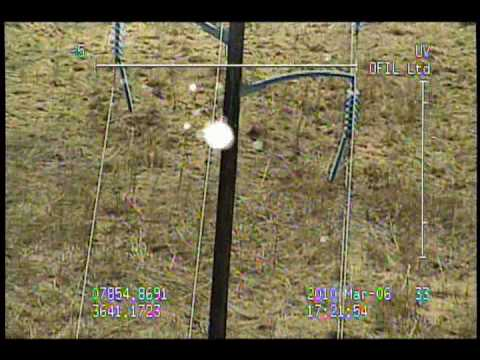
#> input picture PrototypeUV/images/corona-7.jpg, 480 x 360 px
$ python prototypeUV.py   (Python 2 division)   (older library calls are emulated)
#> lines starting #> are read from the running program, lines starting #| are printed output that depends on the picture; after the words box and inside, x2 and y2 are one past the last pixel; in counts of white or black regions, pixels touching at a corner belong together
import cv2
import numpy as np


def nothing(x):
    pass


def ContourMethod(image):
    _, contours, hierarchy = cv2.findContours(image, cv2.RETR_TREE, cv2.CHAIN_APPROX_NONE)
    cnt = contours
    big_contour = []
    max = 0
    for i in cnt:
        area = cv2.contourArea(i)  # --- find the contour having biggest area ---
        if (area > max):
            max = area
            big_contour = i
    return big_contour


imgPath = 'images/corona-7.jpg'

# Criando Janela
windowImg = 'Imagem Original'
cv2.namedWindow(windowImg)

# cria trackbar na janela windowImg
cv2.createTrackbar('dp', windowImg, 2, 1000, nothing)
cv2.createTrackbar('minDist', windowImg, 40, 1000, nothing)
cv2.createTrackbar('param_1', windowImg, 1000, 10000, nothing)
cv2.createTrackbar('param_2', windowImg, 20, 1000, nothing)

# lendo a imagem
img = cv2.imread(imgPath)
#> img is the input picture: shape (360, 480, 3); mean B, G, R 76.6, 106.3, 114.8
imgGray = cv2.cvtColor(img, cv2.COLOR_BGR2GRAY)
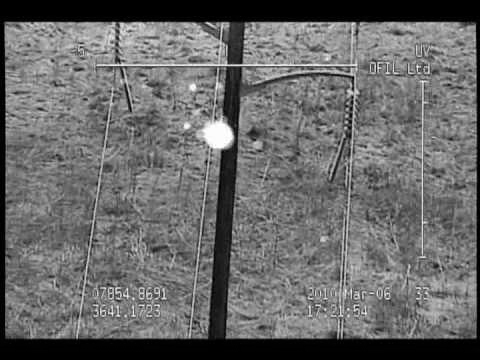
#> imgGray: shape (360, 480); min 0, max 255, mean 105.5
cv2.imshow(windowImg, img)

# img2 = cv2.GaussianBlur(imgGray, (5, 5), 5)
img2 = cv2.bilateralFilter(imgGray, 15, 75, 75)
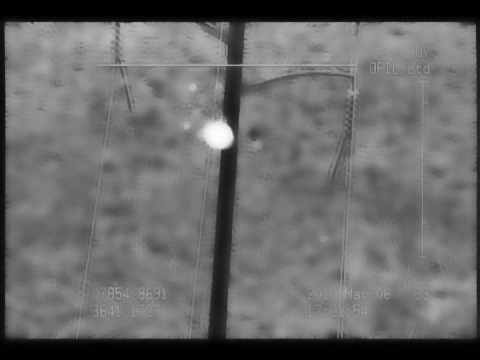
#> img2: shape (360, 480); min 0, max 252, mean 105.5
# cv2.imshow('Bilateral Filter', img2)

# imagem filtrada
retval, threshold = cv2.threshold(img2, 220, 255, cv2.THRESH_BINARY)
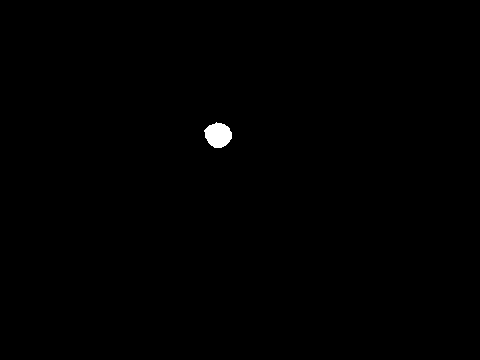
#> threshold: shape (360, 480); 0.31% white; 1 white region
# cv2.imshow('binary', threshold)

# CONTOUR METHOD
big_contour = ContourMethod(threshold)
#> in ContourMethod, `_, contours, hierarchy = cv2.findContours(image, cv2.RETR_TREE, cv2.CH..`: contours = 1 contour; box (x1, y1, x2, y2) and area: (204, 122, 232, 148) 494
#> in ContourMethod, `cnt = contours`: cnt has the same summary as contours
#> the loop in ContourMethod, `for i in cnt:` made 1 pass
#> (area, max) on pass 1: (493.5, 493.5)
#> after the loop in ContourMethod, `for i in cnt:`: big_contour = contour of 71 points, box (x1, y1, x2, y2) (204, 122, 232, 148), area 494; max = 493.5
final = cv2.drawContours(img, big_contour, -1, (0, 255, 0), 3)
cv2.imshow('Contour Method Result', final)

# CONNECTED COMPONENTS METHOD
num_labels, labels, stats, centroids = cv2.connectedComponentsWithStats(threshold, 8, cv2.CV_32S)
#> labels: shape (360, 480) int32; values 0 (black) and 1 (white), 0.31% white; 1 white region, box (x1, y1, x2, y2) and area: (204, 122, 232, 148) 530
#> num_labels = 2; stats = [[0, 0, 480, 360, 172270], [204, 122, 28, 26, 530]]; centroids = [[239.6, 179.6], [217.8, 134.7]]
# Get the results
# The first cell is the number of labels
print 'Num labels: ' + str(num_labels)
#| Num labels: 2
for i in range(0, num_labels):
    cv2.imshow('Deteccao' + str(i), labels[i])
    print 'Deteccao: ' + str(i)
    print 'Area: ' + str(stats[i, cv2.CC_STAT_AREA])
#> this loop made 2 passes
#| Area: 172270
#| Area: 530

while True:
    cimg = cv2.imread(imgPath)
    dp = cv2.getTrackbarPos('dp', windowImg);
#> dp = 2
    minDist = cv2.getTrackbarPos('minDist', windowImg);
#> minDist = 40
    param1 = cv2.getTrackbarPos('param_1', windowImg);
#> param1 = 1000
    param2 = cv2.getTrackbarPos('param_2', windowImg);
#> param2 = 20
    circles = None
    print 'PROCESSA'
    print 'dp' + str(dp)
#| dp2
    print 'minDist ' + str(minDist)
#| minDist 40
    print 'param1 ' + str(param1)
#| param1 1000
    print 'param2 ' + str(param2)
#| param2 20

    canny = cv2.Canny(threshold, param1 / 2, param1)
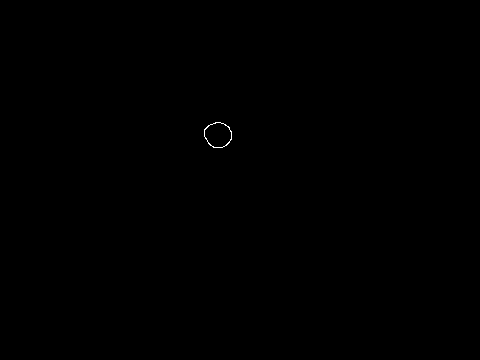
#> canny: shape (360, 480); 0.05% white in thin lines or dots, all inside (x1, y1, x2, y2) = (204, 122, 232, 148)
    # cv2.imshow('Canny', canny)

    circles = cv2.HoughCircles(canny, cv2.HOUGH_GRADIENT, dp, minDist, param1=param1, param2=param2, minRadius=0,
                               maxRadius=30)
#> circles = [[217, 133, 12.6]]
    # circles = cv2.HoughCircles(img2, cv2.HOUGH_GRADIENT, dp, minDist, param1=param1, param2=param2, minRadius=0, maxRadius=30)
    print 'DESENHA'
    if circles is not None:
        circles = np.uint16(np.around(circles))
#> circles = [[217, 133, 13]]
        print 'Deteccoes: ' + str(circles.size / 3)
#| Deteccoes: 1
        for i in circles[0, :]:
            cv2.circle(cimg, (i[0], i[1]), i[2], (0, 255, 0), 2)
#> this loop made 1 pass
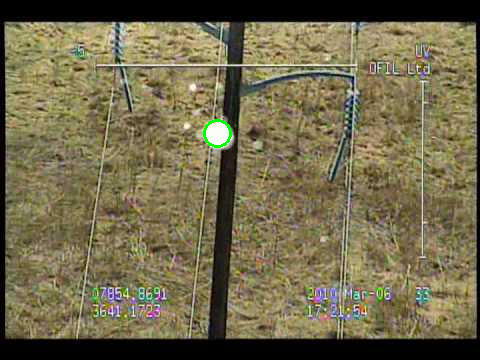
#> cimg: shape (360, 480, 3); 0.13% of pixels changed, all inside (x1, y1, x2, y2) = (203, 119, 232, 148)
    # cv2.circle(cimg, (30, 30), 30, (0, 255, 0), 2)
    cv2.imshow('detected circles', cimg)
    if cv2.waitKey(0) == 27:
#> (key Esc is pressed here)
        break
    else:
        print 'Proximo ciclo'
        cv2.waitKey(500)

cv2.waitKey(0)
cv2.destroyAllWindows()

$ run again, with PrototypeUV/images/corona-1.jpg copied over PrototypeUV/images/corona-7.jpg
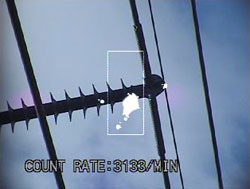
#> input picture PrototypeUV/images/corona-1.jpg, 250 x 189 px
#> img is the input picture: shape (189, 250, 3); mean B, G, R 165.2, 138.2, 120.1
#> `retval, threshold = cv2.threshold(img2, 220, 255, cv2.THRESH_BINARY)`:
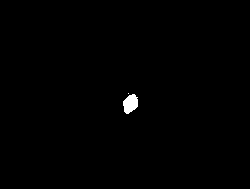
#> threshold: shape (189, 250); 0.46% white; 2 white regions (1 under 20 px)
#> contours = 2 contours, 1 with area under 20; largest, box (x1, y1, x2, y2) and area: (123, 94, 138, 114) 192
#> cnt has the same summary as contours
#> the loop in ContourMethod, `for i in cnt:` made 2 passes
#> (area, max) on pass 1: (192.5, 192.5)
#> after the loop in ContourMethod, `for i in cnt:`: big_contour = contour of 47 points, box (x1, y1, x2, y2) (123, 94, 138, 114), area 192; max = 192.5
#> labels: shape (189, 250) int32; 3 distinct labels, from 0 to 2
#> num_labels = 3; stats = [[0, 0, 250, 189, 47032], [128, 93, 1, 1, 1], [123, 94, 15, 20, 217]]; centroids = [[124.5, 93.96], [128, 93], [130.1, 103.3]]
#| Num labels: 3
#> the loop `for i in range(0, num_labels):` made 3 passes
#| Area: 47032
#| Area: 1
#| Area: 217
#> dp = 2
#> minDist = 40
#> param1 = 1000
#> param2 = 20
#| dp2
#| minDist 40
#| param1 1000
#| param2 20
#> canny: shape (189, 250); 0.14% white in thin lines or dots, all inside (x1, y1, x2, y2) = (122, 92, 138, 114)
#> `circles = cv2.HoughCircles(canny, cv2.HOUGH_GRADIENT, dp, minDist, par..`: circles = [[131, 103, 7.2]]
#> `circles = np.uint16(np.around(circles))`: circles = [[131, 103, 7]]
#| Deteccoes: 1
#> the loop `for i in circles[0, :]:` made 1 pass
#> after the loop `for i in circles[0, :]:`:
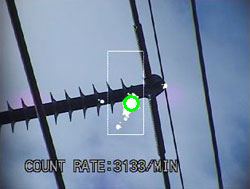
#> cimg: shape (189, 250, 3); 0.27% of pixels changed, all inside (x1, y1, x2, y2) = (123, 95, 140, 112)

$ run again, with PrototypeUV/images/corona-10.jpg copied over PrototypeUV/images/corona-7.jpg
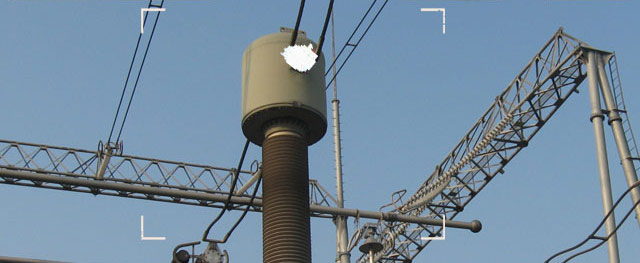
#> input picture PrototypeUV/images/corona-10.jpg, 640 x 263 px
#> img is the input picture: shape (263, 640, 3); mean B, G, R 158.1, 138.5, 115.9
#> `retval, threshold = cv2.threshold(img2, 220, 255, cv2.THRESH_BINARY)`:
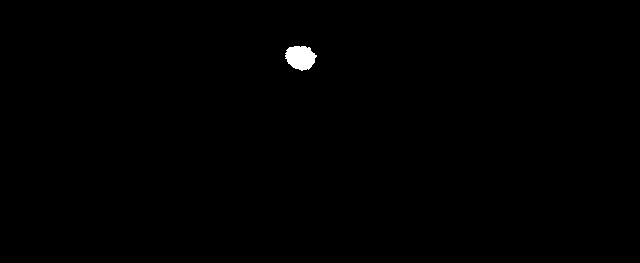
#> threshold: shape (263, 640); 0.35% white; 1 white region
#> contours = 1 contour; box (x1, y1, x2, y2) and area: (285, 46, 317, 71) 542
#> cnt has the same summary as contours
#> the loop in ContourMethod, `for i in cnt:` made 1 pass
#> (area, max) on pass 1: (541.5, 541.5)
#> after the loop in ContourMethod, `for i in cnt:`: big_contour = contour of 81 points, box (x1, y1, x2, y2) (285, 46, 317, 71), area 542; max = 541.5
#> labels: shape (263, 640) int32; values 0 (black) and 1 (white), 0.35% white; 1 white region, box (x1, y1, x2, y2) and area: (285, 46, 317, 71) 583
#> num_labels = 2; stats = [[0, 0, 640, 263, 167737], [285, 46, 32, 25, 583]]; centroids = [[319.6, 131.3], [300.1, 57.13]]
#| Num labels: 2
#> the loop `for i in range(0, num_labels):` made 2 passes
#| Area: 167737
#| Area: 583
#> dp = 2
#> minDist = 40
#> param1 = 1000
#> param2 = 20
#| dp2
#| minDist 40
#| param1 1000
#| param2 20
#> canny: shape (263, 640); 0.06% white in thin lines or dots, all inside (x1, y1, x2, y2) = (285, 45, 317, 71)
#> `circles = cv2.HoughCircles(canny, cv2.HOUGH_GRADIENT, dp, minDist, par..`: circles = [[301, 57, 12.4]]
#> `circles = np.uint16(np.around(circles))`: circles = [[301, 57, 12]]
#| Deteccoes: 1
#> the loop `for i in circles[0, :]:` made 1 pass
#> after the loop `for i in circles[0, :]:`:
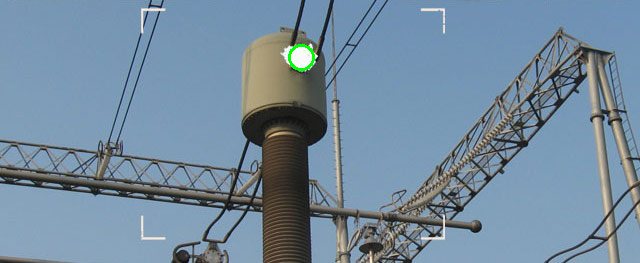
#> cimg: shape (263, 640, 3); 0.13% of pixels changed, all inside (x1, y1, x2, y2) = (288, 44, 315, 71)
